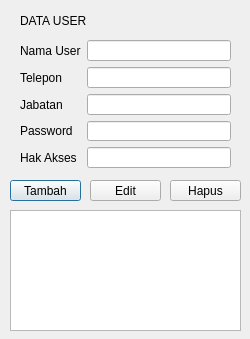
<?xml version="1.0" encoding="UTF-8"?>
<ui version="4.0">
 <class>user</class>
 <widget class="QDialog" name="user">
  <property name="geometry">
   <rect>
    <x>0</x>
    <y>0</y>
    <width>250</width>
    <height>339</height>
   </rect>
  </property>
  <property name="windowTitle">
   <string>Dialog</string>
  </property>
  <widget class="QPushButton" name="pushButton">
   <property name="geometry">
    <rect>
     <x>10</x>
     <y>180</y>
     <width>71</width>
     <height>21</height>
    </rect>
   </property>
   <property name="text">
    <string>Tambah</string>
   </property>
  </widget>
  <widget class="QLabel" name="label">
   <property name="geometry">
    <rect>
     <x>20</x>
     <y>10</y>
     <width>91</width>
     <height>21</height>
    </rect>
   </property>
   <property name="text">
    <string>DATA USER</string>
   </property>
  </widget>
  <widget class="QWidget" name="formLayoutWidget">
   <property name="geometry">
    <rect>
     <x>20</x>
     <y>40</y>
     <width>211</width>
     <height>128</height>
    </rect>
   </property>
   <layout class="QFormLayout" name="formLayout">
    <item row="0" column="0">
     <widget class="QLabel" name="namaUserLabel">
      <property name="text">
       <string>Nama User</string>
      </property>
     </widget>
    </item>
    <item row="0" column="1">
     <widget class="QLineEdit" name="namaUserLineEdit"/>
    </item>
    <item row="1" column="0">
     <widget class="QLabel" name="teleponLabel">
      <property name="text">
       <string>Telepon</string>
      </property>
     </widget>
    </item>
    <item row="1" column="1">
     <widget class="QLineEdit" name="teleponLineEdit"/>
    </item>
    <item row="2" column="0">
     <widget class="QLabel" name="jabatanLabel">
      <property name="text">
       <string>Jabatan</string>
      </property>
     </widget>
    </item>
    <item row="2" column="1">
     <widget class="QLineEdit" name="jabatanLineEdit"/>
    </item>
    <item row="3" column="0">
     <widget class="QLabel" name="passwordLabel">
      <property name="text">
       <string>Password</string>
      </property>
     </widget>
    </item>
    <item row="3" column="1">
     <widget class="QLineEdit" name="passwordLineEdit"/>
    </item>
    <item row="4" column="0">
     <widget class="QLabel" name="hakAksesLabel">
      <property name="text">
       <string>Hak Akses</string>
      </property>
     </widget>
    </item>
    <item row="4" column="1">
     <widget class="QLineEdit" name="hakAksesLineEdit"/>
    </item>
   </layout>
  </widget>
  <widget class="QTableView" name="tableView">
   <property name="geometry">
    <rect>
     <x>10</x>
     <y>210</y>
     <width>231</width>
     <height>121</height>
    </rect>
   </property>
  </widget>
  <widget class="QPushButton" name="pushButton_3">
   <property name="geometry">
    <rect>
     <x>170</x>
     <y>180</y>
     <width>71</width>
     <height>21</height>
    </rect>
   </property>
   <property name="text">
    <string>Hapus</string>
   </property>
  </widget>
  <widget class="QPushButton" name="pushButton_2">
   <property name="geometry">
    <rect>
     <x>90</x>
     <y>180</y>
     <width>71</width>
     <height>21</height>
    </rect>
   </property>
   <property name="text">
    <string>Edit</string>
   </property>
  </widget>
 </widget>
 <resources/>
 <connections/>
</ui>
